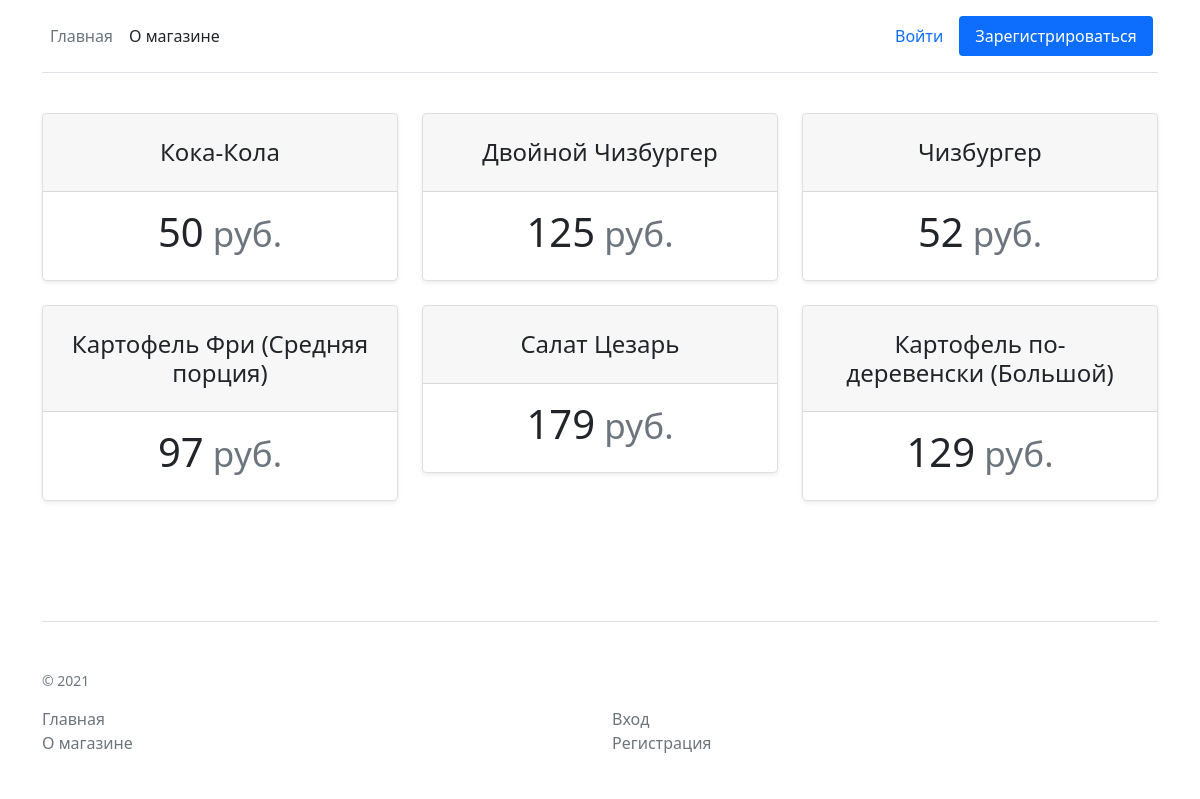
The page / on the database its author committed.
### application/models.py (models this page shows)
class Product(db.Model):
    id = db.Column(db.Integer, primary_key=True)
    title = db.Column(db.String(50), nullable=False)
    price = db.Column(db.Integer, nullable=False)
    description = db.Column(db.Text)

### application/routes.py (the view, shortened to what this page needs)
@app.route('/', methods=['GET', 'POST'])
def main():
    products = Product.query.order_by(Product.id).all()
    active_user = get_active_user()
    return render_template('main.html', products=products, **active_user)

### application/utils.py (called while the page is built)
def get_active_user():
    username = None
    is_admin = None
    if 'id_user' in session:
        user = User.query.get(session['id_user'])
        username = user.name
        is_admin = user.is_admin
    return dict(username=username, is_admin=is_admin)

### application/templates/main.html (shortened to what this page needs)
{% extends 'base.html' %}
{% block body %}
<div class="container py-3">
    <div class="row row-cols-1 row-cols-md-3 mb-3 text-center">
        {% for product in products %}
        <div class="col">
            <div class="card mb-4 rounded-3 shadow-sm">
                <div class="card-header py-3">
                    <a href="{{ url_for('show_product', id=product.id) }}" class="nav-link px-2 link-dark"><h4 class="my-0 fw-normal">{{
                        product.title }}</h4></a>
                </div>
                <div class="card-body">
                    <h1 class="card-title pricing-card-title">{{ product.price }}<small
                            class="text-muted fw-light"> руб.</small>
                    </h1>
                </div>
            </div>
        </div>
        {% endfor %}
    </div>
</div>
{% endblock %}

### application/templates/base.html (shortened to what this page needs)
<!doctype html>
<html lang="ru">
<head>
    <link rel="stylesheet" href="https://cdn.jsdelivr.net/npm/bootstrap@5.0.2/dist/css/bootstrap.min.css">
</head>
<body>
<div class="container">
    <header class="d-flex flex-wrap align-items-center justify-content-center justify-content-md-between py-3 mb-4 border-bottom">
        <ul class="nav col-12 col-md-auto mb-2 justify-content-center mb-md-0">
            <li><a href="{{ url_for('main') }}" class="nav-link px-2 link-secondary">Главная</a></li>
            <li><a href="{{ url_for('about') }}" class="nav-link px-2 link-dark">О магазине</a></li>
        </ul>
        <div class="col-md-3 text-end">
            <ul class="nav nav-pills">
                {% if username == None %}
                <li><a href="{{ url_for('login') }}" class="nav-link">Войти</a></li>
                <li><a href="{{ url_for('register') }}" class="nav-link active">Зарегистрироваться</a></li>
                {% endif %}
            </ul>
        </div>
    </header>
</div>
{% block body %}{% endblock %}
<div class="container py-3">
    <footer class="pt-4 my-md-5 pt-md-5 border-top">
        <div class="row">
            <div class="col-12 col-md">
                <small class="d-block mb-3 text-muted">© 2021</small>
            </div>
            <div class="col-6 col-md">
                <ul class="list-unstyled text-small">
                    <li><a class="link-secondary text-decoration-none" href="{{ url_for('main') }}">Главная</a></li>
                    <li><a class="link-secondary text-decoration-none" href="{{ url_for('about') }}">О магазине</a></li>
                </ul>
            </div>
            {% if username == None %}
            <div class="col-6 col-md">
                <ul class="list-unstyled text-small">
                    <li><a class="link-secondary text-decoration-none" href="{{ url_for('login') }}">Вход</a></li>
                    <li><a class="link-secondary text-decoration-none" href="{{ url_for('register') }}">Регистрация</a></li>
                </ul>
            </div>
            {% endif %}
        </div>
    </footer>
</div>
</body>
</html>

### rows shown on the page
Product: title "Кока-Кола", price "50"
Product: title "Двойной Чизбургер", price "125"
Product: title "Чизбургер", price "52"
Product: title "Картофель Фри (Средняя порция)", price "97"
Product: title "Салат Цезарь", price "179"
Product: title "Картофель по-деревенски (Большой)", price "129"
